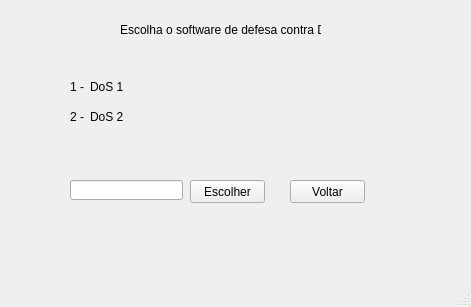
<?xml version="1.0" encoding="UTF-8"?>
<ui version="4.0">
 <class>Dos_MainWindow</class>
 <widget class="QMainWindow" name="Dos_MainWindow">
  <property name="geometry">
   <rect>
    <x>0</x>
    <y>0</y>
    <width>471</width>
    <height>307</height>
   </rect>
  </property>
  <property name="windowTitle">
   <string>DoS</string>
  </property>
  <widget class="QWidget" name="centralwidget">
   <widget class="QLabel" name="label">
    <property name="geometry">
     <rect>
      <x>120</x>
      <y>20</y>
      <width>201</width>
      <height>20</height>
     </rect>
    </property>
    <property name="text">
     <string>Escolha o software de defesa contra DoS</string>
    </property>
   </widget>
   <widget class="QLabel" name="l_dos1">
    <property name="geometry">
     <rect>
      <x>90</x>
      <y>80</y>
      <width>47</width>
      <height>13</height>
     </rect>
    </property>
    <property name="text">
     <string>DoS 1</string>
    </property>
   </widget>
   <widget class="QLabel" name="l_dos2">
    <property name="geometry">
     <rect>
      <x>90</x>
      <y>110</y>
      <width>47</width>
      <height>13</height>
     </rect>
    </property>
    <property name="text">
     <string>DoS 2</string>
    </property>
   </widget>
   <widget class="QLineEdit" name="inputDoS">
    <property name="geometry">
     <rect>
      <x>70</x>
      <y>180</y>
      <width>113</width>
      <height>20</height>
     </rect>
    </property>
   </widget>
   <widget class="QPushButton" name="btnDoSChoice">
    <property name="geometry">
     <rect>
      <x>190</x>
      <y>180</y>
      <width>75</width>
      <height>23</height>
     </rect>
    </property>
    <property name="text">
     <string>Escolher</string>
    </property>
   </widget>
   <widget class="QPushButton" name="btnDoSVoltar">
    <property name="geometry">
     <rect>
      <x>290</x>
      <y>180</y>
      <width>75</width>
      <height>23</height>
     </rect>
    </property>
    <property name="text">
     <string>Voltar</string>
    </property>
   </widget>
   <widget class="QLabel" name="l_defesa_dos">
    <property name="geometry">
     <rect>
      <x>120</x>
      <y>230</y>
      <width>291</width>
      <height>20</height>
     </rect>
    </property>
    <property name="text">
     <string/>
    </property>
   </widget>
   <widget class="QLabel" name="label_2">
    <property name="geometry">
     <rect>
      <x>70</x>
      <y>80</y>
      <width>47</width>
      <height>13</height>
     </rect>
    </property>
    <property name="text">
     <string>1 -</string>
    </property>
   </widget>
   <widget class="QLabel" name="label_3">
    <property name="geometry">
     <rect>
      <x>70</x>
      <y>110</y>
      <width>47</width>
      <height>13</height>
     </rect>
    </property>
    <property name="text">
     <string>2 -</string>
    </property>
   </widget>
  </widget>
  <widget class="QMenuBar" name="menubar">
   <property name="geometry">
    <rect>
     <x>0</x>
     <y>0</y>
     <width>471</width>
     <height>21</height>
    </rect>
   </property>
  </widget>
  <widget class="QStatusBar" name="statusbar"/>
 </widget>
 <resources/>
 <connections/>
</ui>
